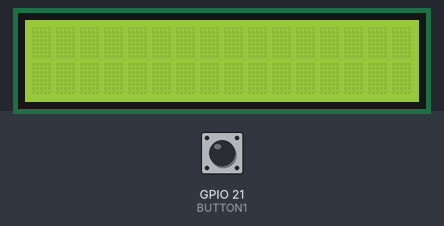
This program was run on a simulated Raspberry Pi (BCM pin numbers). On the bench: 16×2 character LCD. Inputs (shaded band) come from the test bench; at power-on: GPIO 21 (BUTTON1) HIGH. What the program prints to the terminal is not drawn.

Above: at 1.2 s.
1.3 s: GPIO 21 (BUTTON1) pulled LOW for 0.15 s
At 1.31 s:
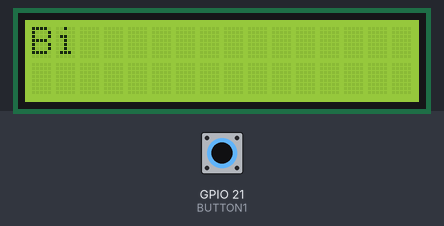
At 2.6 s:
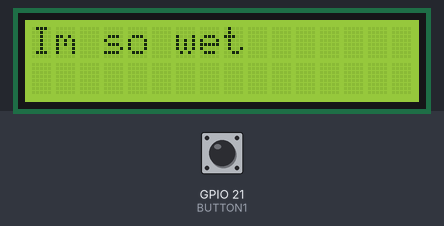
2.9 s: GPIO 21 (BUTTON1) pulled LOW for 3.2 s
At 3.6 s:
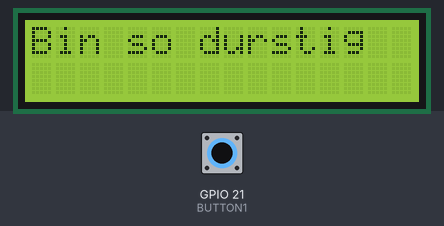
Timing chart, 0 to 5.9 s (numbered marks = the images above; inputs shaded):
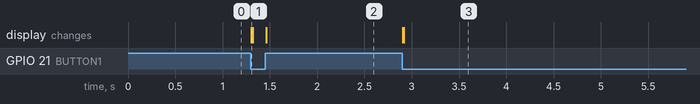

The program:

Schwimmschalter.py
```python
# !/usr/bin/env python
# Author: http://makezine.com/projects/tutorial-raspberry-pi-gpio-pins-and-python/
# Test Callback and Interrupt
# IMPORTANT! BUTTON1 must be connected to 3.3V Source

from Adafruit_CharLCD import Adafruit_CharLCD
from time import sleep
import RPi.GPIO as GPIO

GPIO.setmode(GPIO.BCM)

lcd = Adafruit_CharLCD(rs=4, en=17,
                       d4=18, d5=22, d6=23, d7=24,
                       cols=16, lines=2)

lcd.set_cursor(0, 0)
BUTTON1 = 21
GPIO.setup(BUTTON1, GPIO.IN, pull_up_down=GPIO.PUD_UP)


def printFunction(channel):

    state = GPIO.input(channel)
    lcd.clear()
    print("callback")
    if state is 1:
        message = "Im so wet"
    else:
        message = "Bin so durstig"

    lcd.message(message)

    return

# GPIO.add_event_detect(BUTTON1, GPIO.RISING, callback=printFunction, bouncetime=300)
GPIO.add_event_detect(BUTTON1, GPIO.BOTH, callback=printFunction, bouncetime=100)


# while 1:
#
#     sleep(2)

while True:

    sleep(1)

GPIO.cleanup()
```

Measured:
- after the input at 1.3 s, the display: changes at once (image 1)
- after the input at 2.9 s, the display: first changes at once (image 3 shows a later state)
